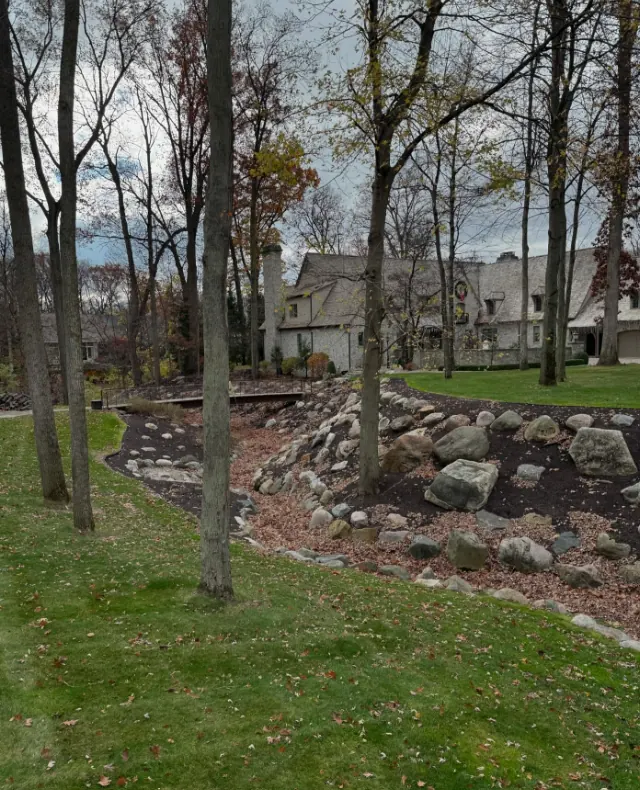
#> input picture assets/drainage.webp, 640 x 790 px; its folder holds 4 pictures in this run
$ python validate_site.py
#> lines starting #> are read from the running program, lines starting #| are printed output that depends on the picture
from __future__ import annotations
import json, re, sys
from html.parser import HTMLParser
from pathlib import Path
from urllib.parse import urldefrag, urlparse

ROOT = Path(__file__).resolve().parent
BASE = 'https://terramorphllc.com'
ALL_HTML = sorted(ROOT.glob('*.html'))
def _is_redirect_stub(p):
    head = p.read_text(errors='ignore')[:600]
    return 'http-equiv="refresh"' in head
REDIRECT_STUBS = {p.name for p in ALL_HTML if _is_redirect_stub(p)}
HTML_FILES = [p for p in ALL_HTML if p.name not in REDIRECT_STUBS]
EXTERNAL_PREFIXES = ('http://', 'https://', 'tel:', 'mailto:', 'sms:', 'javascript:')
NOINDEX_NOFOLLOW = {'thank-you.html', 'review-notes.html'}
NOINDEX_FOLLOW = {
    path.name for path in HTML_FILES
    if path.name.startswith('lp-') or path.name == 'case-studies.html' or path.name.endswith('-case-study.html')
}
NOINDEX = NOINDEX_NOFOLLOW | NOINDEX_FOLLOW

class Parser(HTMLParser):
    def __init__(self):
        super().__init__()
        self.links=[]; self.imgs=[]; self.scripts=[]; self.titles=[]; self.metas=[]; self.h1=[]; self.labels=[]; self.inputs=[]
        self._title=False; self._h1=False
    def handle_starttag(self, tag, attrs):
        attrs=dict(attrs)
        if tag=='a' and attrs.get('href'): self.links.append(attrs['href'])
        if tag=='img': self.imgs.append(attrs)
        if tag=='script' and attrs.get('type')=='application/ld+json': self._script=True; self._buf=''
        if tag=='title': self._title=True; self._buf=''
        if tag=='h1': self._h1=True; self._buf=''
        if tag=='meta': self.metas.append(attrs)
        if tag=='label': self.labels.append(attrs)
        if tag in ('input','select','textarea'): self.inputs.append(attrs)
    def handle_data(self, data):
        if getattr(self,'_script',False) or self._title or self._h1: self._buf += data
    def handle_endtag(self, tag):
        if tag=='script' and getattr(self,'_script',False): self.scripts.append(self._buf.strip()); self._script=False
        if tag=='title' and self._title: self.titles.append(self._buf.strip()); self._title=False
        if tag=='h1' and self._h1: self.h1.append(re.sub(r'\s+',' ',self._buf.strip())); self._h1=False

def meta_content(p, key, value):
    for m in p.metas:
        if m.get(key)==value:
            return m.get('content','')
    return ''

errors=[]; warnings=[]
all_names={p.name for p in HTML_FILES}
for path in HTML_FILES:
    html=path.read_text(errors='replace')
    p=Parser(); p.feed(html)
    if not p.titles: errors.append(f'{path.name}: missing title')
    elif len(p.titles[0])>68: warnings.append(f'{path.name}: long title {len(p.titles[0])}: {p.titles[0]}')
    desc=meta_content(p,'name','description')
    if not desc: errors.append(f'{path.name}: missing meta description')
    elif len(desc)>180: warnings.append(f'{path.name}: long meta description {len(desc)}')
    m_can = re.search(r'<link[^>]+rel="canonical"[^>]+href="([^"]+)"', html)
    canonical = m_can.group(1) if m_can else None
    if not canonical: errors.append(f'{path.name}: missing canonical')
    expected = BASE + ('/' if path.name=='index.html' else '/' + path.name)
    if canonical and canonical != expected: errors.append(f'{path.name}: canonical mismatch {canonical} != {expected}')
    if len(p.h1)!=1: errors.append(f'{path.name}: expected 1 h1, found {len(p.h1)}')
    # JSON-LD parse
    for i,s in enumerate(p.scripts,1):
        try: json.loads(s)
        except Exception as e: errors.append(f'{path.name}: invalid json-ld #{i}: {e}')
    # image checks
    for img in p.imgs:
        src=img.get('src','')
        if src.startswith('data:'):
            src=img.get('data-src','')  # deferred gallery photo: check the real file
        if not img.get('alt') and img.get('alt')!='': errors.append(f'{path.name}: img missing alt {src}')
        if src and not src.startswith(EXTERNAL_PREFIXES):
            clean=src.split('?')[0]
            if clean.startswith('/'): clean=clean.lstrip('/')
            if not (ROOT/clean).exists(): errors.append(f'{path.name}: missing image {src}')
    # internal links
    for href in p.links:
        href,_=urldefrag(href)
        if not href or href.startswith(EXTERNAL_PREFIXES): continue
        if href.startswith('/'): target=href.lstrip('/') or 'index.html'
        else: target=href
        target=target.split('?')[0]
        if target.endswith('/'): target += 'index.html'
        if target not in all_names and not (ROOT/target).exists(): errors.append(f'{path.name}: broken internal link {href}')
    robots=meta_content(p,'name','robots').lower()
    if path.name not in NOINDEX and 'noindex' in robots: errors.append(f'{path.name}: unexpected noindex')
    if path.name in NOINDEX and 'noindex' not in robots: errors.append(f'{path.name}: expected noindex')
    if path.name in NOINDEX_FOLLOW and 'follow' not in robots: errors.append(f'{path.name}: expected follow on noindex page')
    if path.name in NOINDEX_NOFOLLOW and 'nofollow' not in robots: errors.append(f'{path.name}: expected nofollow on private page')

# sitemap coverage
sitemap=(ROOT/'sitemap.xml').read_text() if (ROOT/'sitemap.xml').exists() else ''
if not sitemap: errors.append('missing sitemap.xml')
for path in HTML_FILES:
    if path.name in NOINDEX or path.name=='privacy.html':
        continue
    loc=BASE + ('/' if path.name=='index.html' else '/' + path.name)
    if loc not in sitemap: errors.append(f'sitemap missing {path.name}')
for name in NOINDEX:
    if BASE+'/'+name in sitemap: errors.append(f'sitemap includes noindex {name}')
robots=(ROOT/'robots.txt').read_text() if (ROOT/'robots.txt').exists() else ''
if f'Sitemap: {BASE}/sitemap.xml' not in robots: errors.append('robots missing sitemap')
if f'Sitemap: {BASE}/image-sitemap.xml' not in robots: warnings.append('robots missing image sitemap')

# letterboxed photos: baked-in black bars look broken in the carousels.
# Trent's rule (2026-08-26): no photo with black bars ships. Night photos can
# legitimately trip this - crop the bar or rename the check-in if intentional.
try:
    from PIL import Image
    import numpy as _np
    for _img in sorted((ROOT/'assets').glob('*')):
        if _img.suffix.lower() not in ('.webp', '.jpg', '.jpeg', '.png'):
            continue
        if 'logo' in _img.name or 'tm-mark' in _img.name or 'verified' in _img.name or 'bbb' in _img.name or 'contact-sheet' in _img.name or _img.suffix.lower() == '.svg':
            continue
        try:
            _arr = _np.asarray(Image.open(_img).convert('L'))
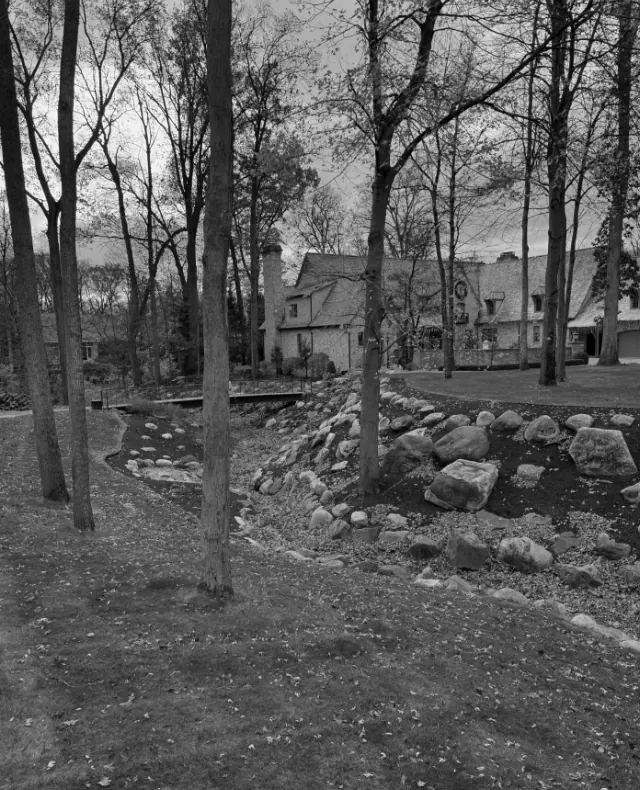
#> _arr: shape (790, 640); min 0, max 255, mean 91.1
        except Exception:
            continue
        if _arr.shape[0] < 120:
            continue
        _band = max(4, _arr.shape[0] // 25)
        _cband = max(4, _arr.shape[1] // 25)
        for _label, _rows in (('top', _arr[:_band]), ('bottom', _arr[-_band:]),
                              ('left', _arr[:, :_cband]), ('right', _arr[:, -_cband:])):
            if _rows.mean() < 10 and _rows.max() < 40:
                warnings.append(f'assets/{_img.name}: solid black bar at {_label} - crop it before shipping')
            # Same rule for white borders (Trent, 2026-09-17: no white space in photos).
            if _rows.mean() > 245 and _rows.min() > 215:
                warnings.append(f'assets/{_img.name}: solid white border at {_label} - crop it before shipping')
#> this loop made 4 passes
#> _label on passes 1 to 4: 'top', 'bottom', 'left', 'right'
#> after the loop, warnings = ['robots missing image sitemap']
#> pass 3 of the loop `for _img in sorted((ROOT/'assets').glob('*')):`:
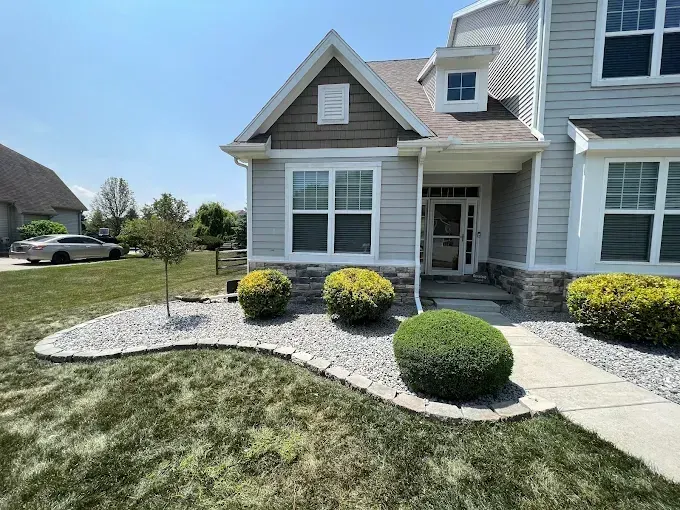
#> input picture assets/hero-landscape.webp, 680 x 510 px
#> `_arr = _np.asarray(Image.open(_img).convert('L'))`:
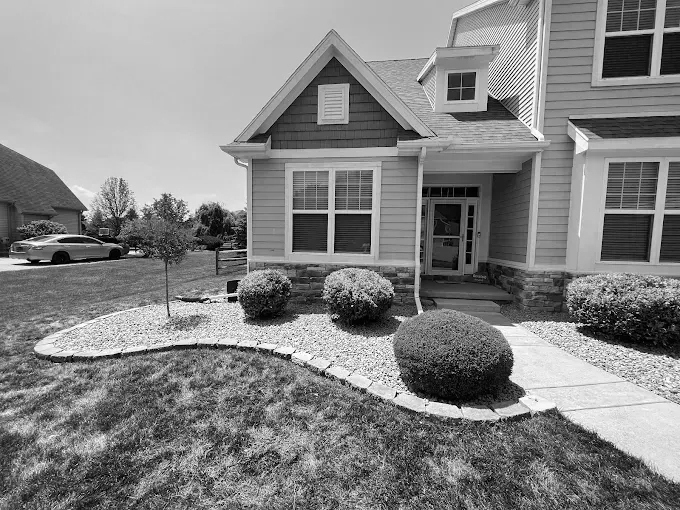
#> _arr: shape (510, 680); min 0, max 255, mean 132.8
#> the loop `for _label, _rows in (('top', _arr[:_band]), ('bottom', _arr[-_band:])..` made 4 passes
#> the loop made 4 passes; the first 3 are shown
except ImportError:
    warnings.append('Pillow not installed - letterbox photo check skipped')


# --- Phase 0 publish gates (2026-10-13) ---
# 1) Lead tracking on EVERY real page. This has broken silently before.
for _p in HTML_FILES:
    if _p.name == 'review-notes.html':
        continue
    _h = _p.read_text(errors='ignore')
    _cfg = re.findall(r"gtag\('config', '([^']+)'", _h)
    if not _cfg:
        errors.append(f'{_p.name}: no gtag config at all'); continue
    if _cfg[-1] != 'G-QRTSH6WXYK':
        errors.append(f'{_p.name}: G-QRTSH6WXYK is not the LAST gtag config (Jobber form tracking breaks)')
    if 'AW-17691366114' not in _cfg:
        errors.append(f'{_p.name}: missing Google Ads config AW-17691366114')
    if 'QJLGCNu6wtscEOKl8_NB' not in _h or "phone_conversion_number" not in _h:
        errors.append(f'{_p.name}: missing phone conversion snippet')
    if "fbq('init', '1286455403443187')" not in _h:
        errors.append(f'{_p.name}: missing Meta pixel')
    if not re.search(r'<script src="app\.js(\?v=[^"]+)?"', _h):
        errors.append(f'{_p.name}: missing app.js')
#> this loop made 0 passes
#> after the loop, errors = ['missing sitemap.xml', 'robots missing sitemap']
#> (the run stopped early here; a loop or call above may not have finished)
